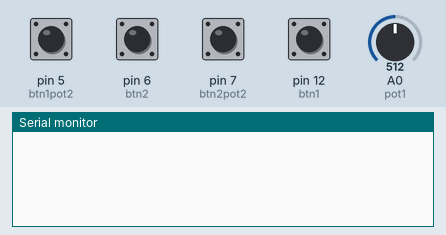
Bench run of a sketch on a simulated Arduino Uno, built with avr-gcc and run on an emulated ATmega328P. On the bench: the last lines printed to the serial monitor. The inputs (shaded band) are chosen by the test bench; at power-on: pin 5 (btn1pot2), pin 6 (btn2), pin 7 (btn2pot2), pin 12 (btn1) HIGH, A0 (pot1) = 512.

Above: at 1.2 s.
1.3 s: pin 6 (btn2) pulled LOW for 0.15 s
At 2.5 s:
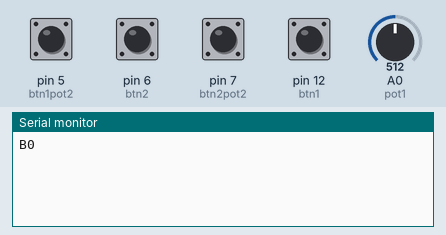
2.9 s: pin 12 (btn1) pulled LOW for 0.15 s
At 3.8 s:
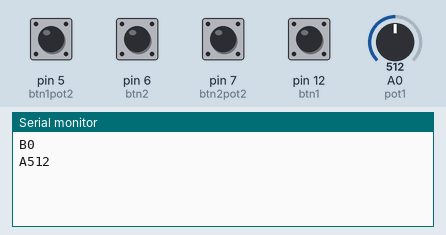

The sketch:

uno.ino
```cpp
#define btn1 12
#define btn2 6
#define pot1 A0
#define btn1pot2 5
#define btn2pot2 7

int buttonStatus1;
int buttonStatus2;

int button1Pot2Status;
int button2pot2Status;

int leituraPot1 = 0;
int leituraPot2 = 0;

void setup() {
  pinMode(pot1, INPUT);
  pinMode(btn1, INPUT_PULLUP);
  pinMode(btn2, INPUT_PULLUP);
  pinMode(btn1pot2, INPUT_PULLUP);
  pinMode(btn2pot2, INPUT_PULLUP);
  Serial.begin(115200);
}

void loop() {

  if (canInterrupt()) {
    buttonStatus1 = digitalRead(btn1);
    buttonStatus2 = digitalRead(btn2);

    button1Pot2Status = digitalRead(btn1pot2);
    button2pot2Status = digitalRead(btn2pot2);

    if ((buttonStatus1 == LOW)) {
      leituraPot1 = analogRead(pot1);
      Serial.print("A");Serial.println(leituraPot1);
      delay(500);
    }
    if ((buttonStatus2 == LOW)) {
      leituraPot1 = analogRead(pot1);
      Serial.print("B");Serial.println(leituraPot2);
      delay(500);
    }
    if ((button1Pot2Status == LOW)) {
      leituraPot2 = leituraPot2 + 10;
      delay(100);
    }
    if ((button2pot2Status == LOW)) {
      if(leituraPot2 > 0){
        leituraPot2 = leituraPot2 - 10;
      }
      delay(100);
    }
  }
}

bool canInterrupt()
{
  static unsigned long last_interrupt_time = 0;
  unsigned long interrupt_time = millis();

  // Verifica se a ultima interrupção foi à 200 ms
  if (interrupt_time - last_interrupt_time > 200)
  {
    last_interrupt_time = interrupt_time;
    return true;
  }
  return false;
}
```

Measured:
- after the input at 1.3 s, the serial monitor: prints a new line after 0.11 s (image 1)
- after the input at 2.9 s, the serial monitor: prints a new line at once (image 2)
